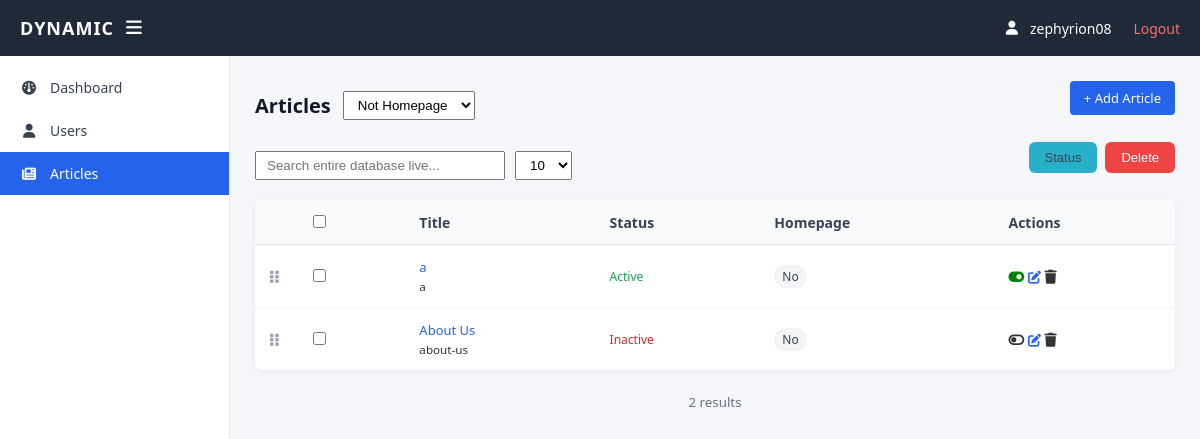
Screenshot of /articles/?homepage=no (signed in) with the database file from the repository.
### articles/models.py (models this page shows, shortened)
class Article(models.Model):
    title = models.CharField(max_length=255)
    subtitle = models.CharField(max_length=255, blank=True)
    slug = models.SlugField(unique=True, blank=True)
    image = models.ImageField(upload_to='articles/', blank=True, null=True)
    content = RichTextUploadingField(blank=True)
    show_on_homepage = models.BooleanField(default=False)
    is_active = models.BooleanField(default=True)
    author = models.ForeignKey(User, on_delete=models.SET_NULL, null=True, blank=True)
    created_at = models.DateTimeField(auto_now_add=True)
    updated_at = models.DateTimeField(auto_now=True)
    position = models.PositiveIntegerField(default=0)
    meta_title = models.CharField(
        max_length=255,
        blank=True,
        help_text="The title displayed on search engine results (SEO Title)."
    )
    meta_description = models.TextField(
        max_length=160,
        blank=True,
        help_text="A short summary of the article for search engines."
    )
    meta_keywords = models.CharField(
        max_length=255,
        blank=True,
        help_text="Keywords separated by commas."
    )
    class Meta:
        ordering = ['position']

### articles/views.py (the view)
# urls.py: path('', views.article_list, name='article_list'),
@ensure_csrf_cookie
@login_required
def article_list(request):
    articles_qs = Article.objects.select_related('author').order_by('position')
    query = request.GET.get('q', '')
    if query:
        articles_qs = articles_qs.filter(
            Q(title__icontains=query) | Q(slug__icontains=query)
        )
    homepage_filter = request.GET.get('homepage', 'no')
    if homepage_filter == 'yes':
        articles_qs = articles_qs.filter(show_on_homepage=True)
    else:
        articles_qs = articles_qs.filter(show_on_homepage=False)
    per_page = request.GET.get('per_page', '10')
    try:
        per_page = int(per_page)
        if per_page < 1:
            per_page = 10
        elif per_page > 100:
            per_page = 100
    except ValueError:
        per_page = 10
    paginator = Paginator(articles_qs, per_page)
    page_obj = paginator.get_page(request.GET.get('page'))
    return render(request, 'articles/list.html', {
        'articles': page_obj,
        'page_obj': page_obj,
        'per_page': per_page,
    })

### templates/articles/list.html (shortened to what this page needs)
{% extends "base.html" %}
{% block content %}
<div style="display:flex; justify-content:space-between; align-items:center; margin-bottom:12px;">
    <div style="display:flex; align-items:center; gap:12px;">
        <h2 style="margin:0;">Articles</h2>
        <form method="get" id="homepage-filter-form" style="margin:0;">
            <select name="homepage" onchange="this.form.submit();" style="padding:5px 10px;">
                <option value="no" {% if request.GET.homepage == 'no' or not request.GET.homepage %}selected{% endif %}>
                    Not Homepage
                </option>
            </select>
        </form>
    </div>
    <a href="{% url 'article_create' %}{% if request.GET.homepage == 'yes' %}?from_homepage=yes{% endif %}" class="btn">
        + Add Article
    </a>
</div>
<div style="display:flex; justify-content:space-between; align-items:center; margin-bottom:12px;">
    <div style="display:flex; align-items:center; gap:10px;">
        <input type="text" id="article-search"
               placeholder="Search entire database live..."
               value="{{ request.GET.q|default:'' }}"
               style="padding:5px 10px; width:250px;">
        <form method="get" id="per-page-form" style="margin:0;">
            <select name="per_page" onchange="this.form.submit();" style="padding:5px 10px;">
                <option value="10" {% if request.GET.per_page == '10' or not request.GET.per_page %}selected{% endif %}>10</option>
            </select>
        </form>
    </div>
    <div style="display:flex; gap:8px;">
        <button type="button" class="btn btn-cancel" onclick="document.getElementById('bulk-form').querySelector('button[name=action][value=toggle]').click()">Status</button>
        <button type="button" class="btn btn-danger"
                onclick="openDeleteModal('article', null, '/bulk/article/', true)">
            Delete
        </button>
    </div>
</div>
<form method="post" action="{% url 'bulk_action' 'article' %}" id="bulk-form">
    <table class="log-table">
        <thead>
            <tr>
                <th style="width: 30px;"></th>
                <th><input type="checkbox" id="select-all"></th>
                <th>Title</th>
                <th>Status</th>
                <th>Homepage</th>
                <th>Actions</th>
            </tr>
        </thead>
        <tbody id="sortable-tbody" data-update-url="{% url 'sort' 'article' %}">
            {% for a in articles %}
            <tr data-id="{{ a.id }}">
                <td class="drag-handle" style="cursor: grab; color: #9ca3af;">
                    <i class="fa-solid fa-grip-vertical"></i>
                </td>
                <td><input type="checkbox" name="selected_ids" value="{{ a.id }}" class="row-checkbox"> </td>
                <td><a href="{% url 'article_edit' a.slug %}">{{ a.title }}</a><br><small>{{ a.slug }}</small></td>
                <td id="status-{{ a.id }}" class="{% if a.is_active %}status-active{% else %}status-inactive{% endif %}">
                    {{ a.is_active|yesno:"Active,Inactive" }}
                </td>
                <td>
                    {% if a.show_on_homepage %}
                        <span class="badge badge-green">Yes</span>
                    {% else %}
                        <span class="badge badge-gray">No</span>
                    {% endif %}
                </td>
                <td class="actions">
                    <span class="status-toggle"
                          data-url="{% url 'toggle_status' 'article' a.id %}"
                          data-target="status-{{ a.id }}"
                          onclick="event.preventDefault(); toggleStatus(this)">
                        <i class="fa-solid {% if a.is_active %}fa-toggle-on{% else %}fa-toggle-off{% endif %}"></i>
                    </span>
                    <a href="{% url 'article_edit' a.slug %}" class="icon edit"><i class="fa-solid fa-pen-to-square"></i></a>
                    <span class="icon delete"
                        onclick="openDeleteModal('article', '{{ a.title }}', '{% url 'delete_object' 'article' a.id %}', false)">
                        <i class="fa-solid fa-trash"></i>
                    </span>
                </td>
            </tr>
            {% empty %}
            <tr>
                <td colspan="6" style="text-align:center;">No articles found.</td>
            </tr>
            {% endfor %}
        </tbody>
    </table>
</form>
{% if page_obj and page_obj.paginator.num_pages > 1 %}
    {% with request.GET.urlencode as query_params %}
    <div id="pagination-wrapper" class="pagination" style="margin-top: 20px; display: flex; justify-content: center; align-items: center; gap: 8px;">
        {% if page_obj.has_previous %}
            <a href="?{% if query_params %}{{ query_params }}&{% endif %}page={{ page_obj.previous_page_number }}" class="btn">Prev</a>
        {% endif %}
        <span style="color: #6b7280;">
            Page {{ page_obj.number }} of {{ page_obj.paginator.num_pages }}
            <small>({{ page_obj.paginator.count }} total)</small>
        </span>
        {% if page_obj.has_next %}
            <a href="?{% if query_params %}{{ query_params }}&{% endif %}page={{ page_obj.next_page_number }}" class="btn">Next</a>
        {% endif %}
    </div>
    {% endwith %}
{% elif page_obj %}
    <div style="margin-top: 20px; text-align: center; color: #6b7280;">
        <small>{{ page_obj.paginator.count }} result{{ page_obj.paginator.count|pluralize }}</small>
    </div>
{% endif %}
{% endblock %}

### templates/base.html (shortened to what this page needs)
{% load static %}
<!DOCTYPE html>
<html>
  <head>
    <link rel="stylesheet" href="{% static 'css/admin.css' %}" />
    <link
      rel="stylesheet"
      href="https://cdnjs.cloudflare.com/ajax/libs/font-awesome/6.5.1/css/all.min.css"
    />
  </head>
  <body data-csrf-token="{{ csrf_token }}">
    <header class="topbar">
      <div class="topbar-left">
        <span class="logo">DYNAMIC</span>
        <i class="fa-solid fa-bars" id="toggleSidebar"></i>
      </div>
      <div class="topbar-right">
        <i class="fa-solid fa-user"></i>
        {{ request.user.username }}
        <a href="{% url 'logout' %}" class="logout">Logout</a>
      </div>
    </header>
    <aside class="sidebar" id="sidebar">
      <nav>
        <a href="{% url 'dashboard' %}" class="{% if request.resolver_match.url_name == 'dashboard' %}active{% endif %}">
            <i class="fa-solid fa-gauge"></i>
            <span>Dashboard</span>
        </a>
        <a href="{% url 'user_list' %}" class="{% if 'user' in request.resolver_match.url_name %}active{% endif %}">
            <i class="fa-solid fa-user"></i>
            <span>Users</span>
        </a>
        <a href="{% url 'article_list' %}" class="{% if 'article' in request.resolver_match.url_name %}active{% endif %}">
            <i class="fa-solid fa-newspaper"></i>
            <span>Articles</span>
        </a>
      </nav>
    </aside>
    <main class="main" id="main">
      {% block content %}
      {% endblock %}</main>
  </body>
</html>

### static/css/admin.css (style rules this page uses)
* { box-sizing: border-box; }
body { margin: 0; font-family: "Segoe UI", Arial, sans-serif; background: #f4f6f9; color: #333; }
.topbar { height: 56px; background: #1f2937; color: #fff; display: flex; align-items: center; justify-content: space-between; padding: 0 20px; position: fixed; top: 0; left: 0; right: 0; z-index: 1000; }
.topbar-left { display: flex; align-items: center; gap: 12px; font-size: 18px; }
.logo { font-weight: 600; letter-spacing: 1px; }
.topbar-right { display: flex; align-items: center; gap: 12px; font-size: 14px; }
.logout { color: #f87171; text-decoration: none; margin-left: 10px; }
.sidebar { width: 230px; background: #ffffff; position: fixed; top: 56px; bottom: 0; left: 0; border-right: 1px solid #e5e7eb; padding-top: 10px; }
.sidebar nav a { display: flex; align-items: center; gap: 12px; padding: 12px 20px; color: #374151; text-decoration: none; font-size: 14px; }
.sidebar nav a i { width: 18px; text-align: center; }
.sidebar nav a.active { background: #2563eb; color: white; }
.main { margin-left: 230px; padding: 25px; margin-top: 56px; }
.sidebar, .main { transition: all 0.25s ease; }
#toggleSidebar { cursor: pointer; }
.log-table { width: 100%; border-collapse: collapse; background: #ffffff; border-radius: 6px; overflow: hidden; box-shadow: 0 2px 6px rgba(0, 0, 0, 0.05); font-size: 14px; }
.log-table th { background: #f9fafb; color: #374151; text-align: left; padding: 12px 15px; font-weight: 600; border-bottom: 1px solid #e5e7eb; }
.log-table td { padding: 12px 15px; border-bottom: 1px solid #f1f5f9; }
.log-table tr:last-child td { border-bottom: none; }
.log-table td:nth-child(4) { font-weight: 500; }
.log-table td:nth-child(4)::before { margin-right: 6px; font-size: 10px; }
.status-active { color: #16a34a; padding: 4px 10px; border-radius: 12px; font-size: 12px; }
.status-inactive { color: #dc2626; padding: 4px 10px; border-radius: 12px; font-size: 12px; }
.main h2 { margin-top: 0; margin-bottom: 20px; font-size: 20px; font-weight: 600; color: #111827; }
.btn { display: inline-block; background: #2563eb; color: white; padding: 8px 14px; border-radius: 4px; font-size: 13px; font-weight: 500; text-decoration: none; margin-bottom: 15px; transition: background 0.2s ease; border: none; }
.log-table a { color: #2563eb; text-decoration: none; font-size: 13px; }
.btn-danger { background-color: #ef4444; color: #fff; padding: 8px 16px; border-radius: 6px; font-weight: 500; border: none; cursor: pointer; }
.btn-cancel { background-color: #28afc9; color: #374151; padding: 8px 16px; border-radius: 6px; font-weight: 500; border: none; cursor: pointer; }
.badge { display: inline-block; padding: 3px 8px; font-size: 12px; border-radius: 12px; font-weight: 500; }
.badge-gray { background: #f3f4f6; color: #374151; }
.status-toggle, .icon.delete, .icon.edit { cursor: pointer; }
i.fa-solid.fa-toggle-on { color: green; }
.status-toggle, .icon { user-select: none; }

### rows the page displays
Article: title "a", slug "a", is_active "Active", show_on_homepage "No"
Article: title "About Us", slug "about-us", is_active "Inactive", show_on_homepage "No"

### other values shown
{{ request.user.username }} "zephyrion08"
{{ page_obj.paginator.count }} "2"
